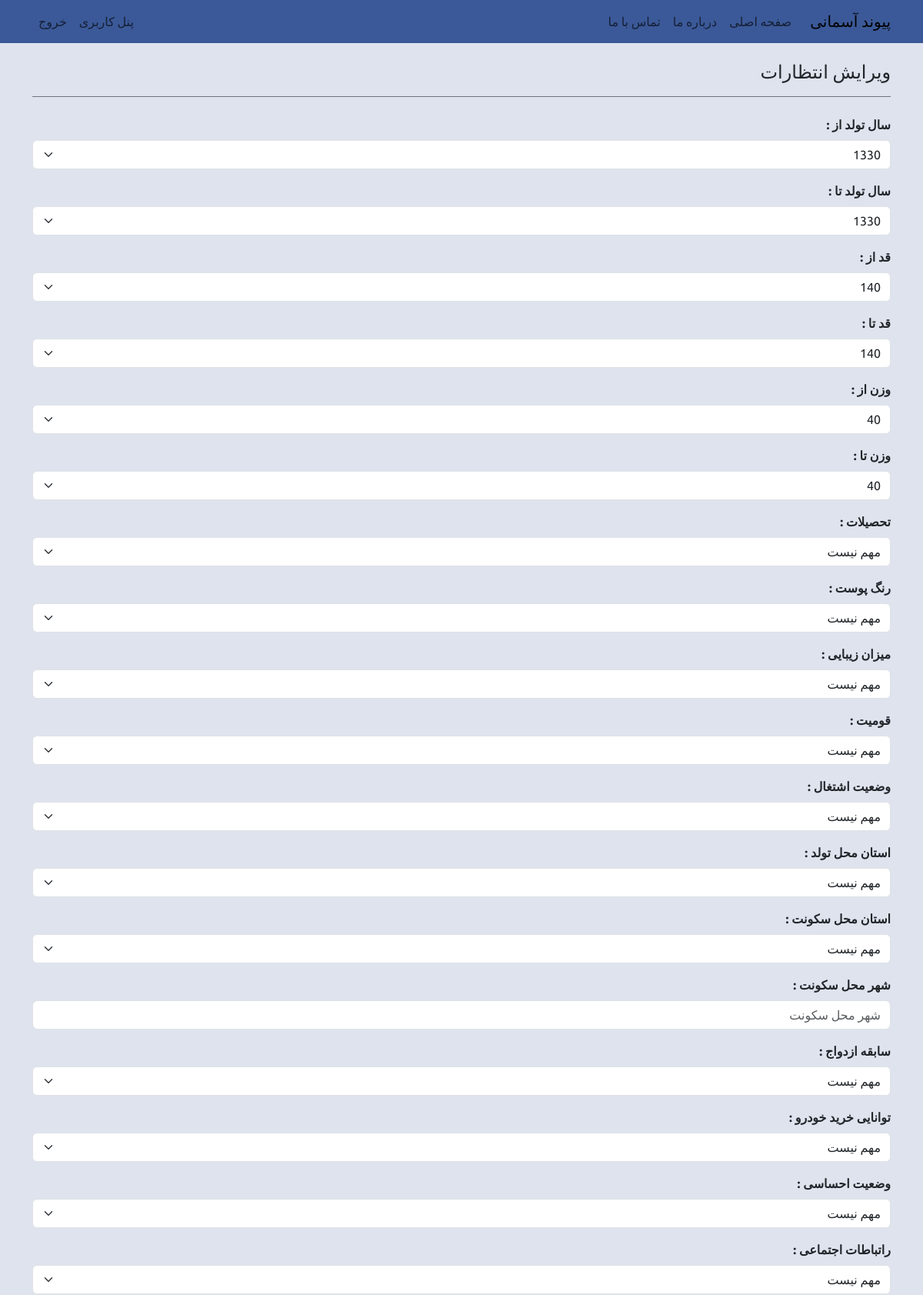
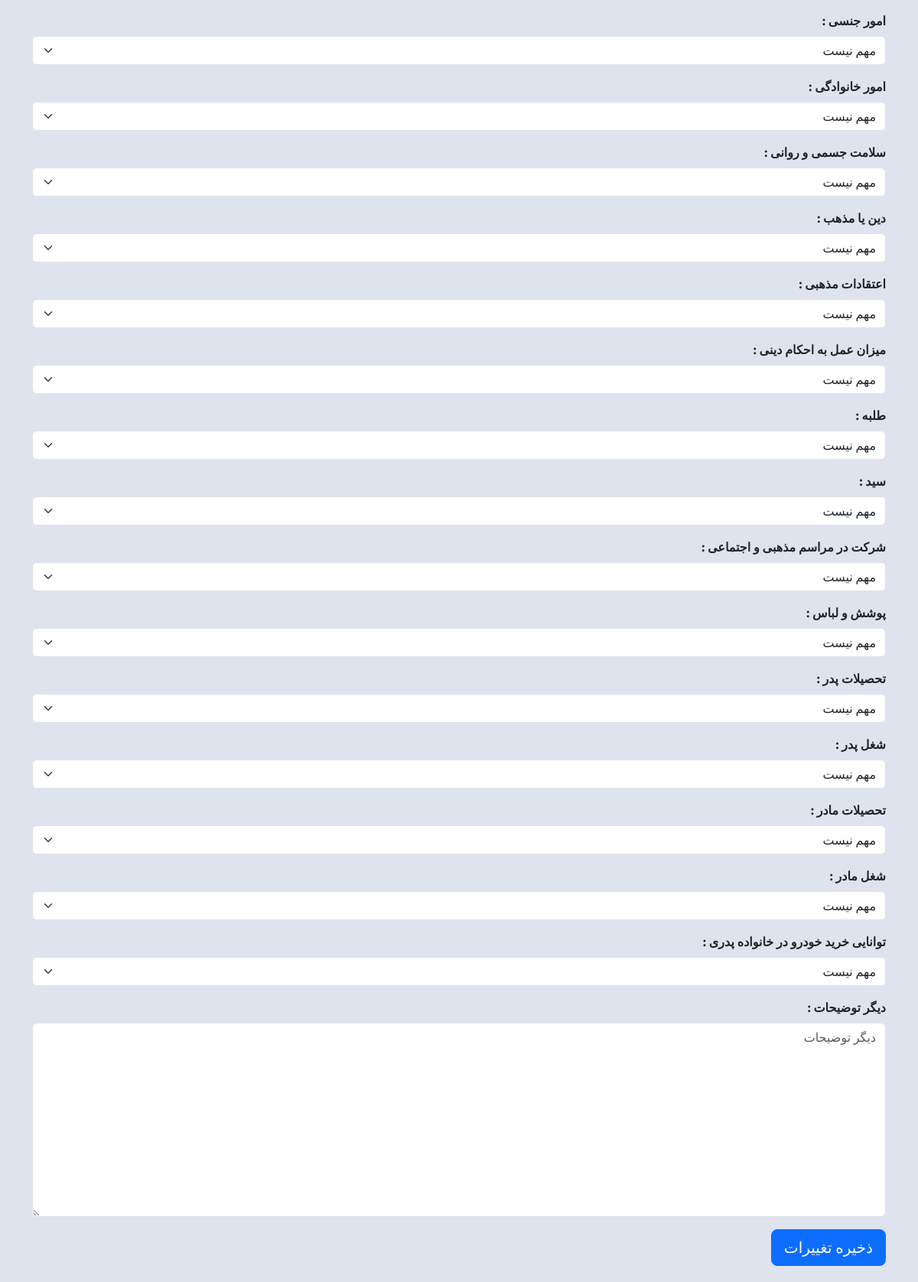
The page /entezaaraat_change/ (signed in, upper part) on the database its author committed (2 pictures, top to bottom).
### account/models.py (models this page shows, shortened)
class Entezaaraat(models.Model):
    user = models.OneToOneField(User, verbose_name="کاربر", on_delete=models.CASCADE)
    tavallod_from = models.CharField("سال تولد از", max_length=4, choices=TAVALLOD_CHOICES, default="1330")
    tavallod_to = models.CharField("سال تولد تا", max_length=4, choices=TAVALLOD_CHOICES, default="1391")
    qad_from = models.CharField("قد از", max_length=3, choices=QAD_CHOICES, default="140")
    qad_to = models.CharField("قد تا", max_length=3, choices=QAD_CHOICES, default="201")
    vazn_from = models.CharField("وزن از", max_length=3, choices=VAZN_CHOICES, default="40")
    vazn_to = models.CharField("وزن تا", max_length=3, choices=VAZN_CHOICES, default="151")
    tahsil = models.CharField("تحصیلات", max_length=1, choices=TAHSIL_CHOICES, default="0")
    rang = models.CharField("رنگ پوست", max_length=1, choices=RANG_CHOICES, default="0")
    zibaayi = models.CharField("میزان زیبایی", max_length=1, choices=ZIBAAYI_CHOICES, default="0")
    qowmiat = models.CharField("قومیت", max_length=1, choices=QOWMIAT_CHOICES, default="0")
    shoql = models.CharField("وضعیت اشتغال", max_length=1, choices=SHOQL_CHOICES, default="0")
    ostaane_tavallod = models.CharField("استان محل تولد", max_length=2, choices=OSTAANHAA_CHOICES, default="0")
    ostaane_sokounat = models.CharField("استان محل سکونت", max_length=2, choices=OSTAANHAA_CHOICES, default="0")
    shahre_sokounat = models.CharField("شهر محل سکونت", max_length=150, null=True, blank=True)
    ezdevaaj = models.CharField("سابقه ازدواج", max_length=1, choices=EZDEVAAJ_CHOICES, default="0")
    kharide_khodro = models.CharField("توانایی خرید خودرو", max_length=1, choices=KHARIDE_KHODRO_CHOICES, default="0")
    ehsaasaat = models.CharField("وضعیت احساسی", max_length=1, choices=EHSAASAAT_CHOICES, default="0")
    ertebaataat = models.CharField("راتباطات اجتماعی", max_length=1, choices=ERTEBAATAAT_CHOICES, default="0")
    jensi = models.CharField("امور جنسی", max_length=1, choices=JENSI_CHOICES, default="0")
    khaanevaadegi = models.CharField("امور خانوادگی", max_length=1, choices=KHAANEVAADEGI_CHOICES, default="0")
    salaamat = models.CharField("سلامت جسمی و روانی", max_length=1, choices=SALAAMAT_CHOICES, default="0")
    din = models.CharField("دین یا مذهب", max_length=1, choices=DIN_CHOICES, default="0")
    eteqaadaat = models.CharField("اعتقادات مذهبی", max_length=1, choices=ETEQAADAAT_CHOICES, default="0")
    amal_be_ahkaam = models.CharField("میزان عمل به احکام دینی", max_length=1, choices=AMAL_BE_AHKAAM_CHOICES, default="0")
    talabeh = models.CharField("طلبه", max_length=1, choices=TALABEH_CHOICES, default="0")
    seyyed = models.CharField("سید", max_length=1, choices=SEYYED_CHOICES, default="0")
    shekrat_dar_maraasemaat = models.CharField("شرکت در مراسم مذهبی و اجتماعی", max_length=1, choices=SHERKAT_DAR_MARAASEMAAT_CHOICES, default="0")
    pushesh = models.CharField("پوشش و لباس", max_length=1, choices=POUSHESH_CHOICES, default="0")
    tahsil_pedar = models.CharField("تحصیلات پدر", max_length=1, choices=TAHSIL_CHOICES, default="0")
    shoql_pedar = models.CharField("شغل پدر", max_length=1, choices=SHOQLE_VAALEDEIN_CHOICES, default="0")
    tahsil_maadar = models.CharField("تحصیلات مادر", max_length=1, choices=TAHSIL_CHOICES, default="0")
    shoql_maadar = models.CharField("شغل مادر", max_length=1, choices=SHOQLE_VAALEDEIN_CHOICES, default="0")
    kharide_khodro_pedari = models.CharField("توانایی خرید خودرو در خانواده پدری", max_length=1, choices=KHARIDE_KHODRO_CHOICES, default="0")
    tozihaat = models.TextField("دیگر توضیحات", null=True, blank=True)
    class Meta:
        db_table = "entezaaraat"
        managed = True
        verbose_name = "انتظارات کاربر"
        verbose_name_plural = "انتظارات کاربران"

### account/views.py (the view)
# urls.py: path('entezaaraat_change/', views.entezaaraat_change, name='entezaaraat_change'),
def entezaaraat_change(request):
    name = "account/entezaaraat_change.html"
    title = "ویرایش انتظارات"
    entezaaraat = request.user.entezaaraat
    if request.method == "POST":
        form = EntezaaraatFrom(instance=entezaaraat, data=request.POST)
        if form.is_valid():
            form.save()
            messages.success(request, "انتظارات شما با موفقیت ویرایش شد")
            return redirect("account:user_dashboard")
        else:
            messages.error(request, "لطفا اطلاعات خود را بررسی و دوباره تلاش کنید.")
    else:
        form = EntezaaraatFrom(instance=entezaaraat)
    context = {"title": title, "form": form}
    return render(request, name, context)

### account/forms.py
class EntezaaraatFrom(forms.ModelForm):
    class Meta:
        model = Entezaaraat
        exclude = ('user', )
    def __init__(self, *args, **kwargs):
        super(EntezaaraatFrom, self).__init__(*args, **kwargs)
        for visible in self.visible_fields():
            if visible.widget_type == 'select':
                visible.field.widget.attrs['class'] = 'form-select'
            else: visible.field.widget.attrs['class'] = 'form-control'
            visible.field.widget.attrs['placeholder'] = visible.label

### templates/account/entezaaraat_change.html (shortened to what this page needs)
{% extends "base.html" %}
{% block header %}
{% include "navbar.html" %}
{% endblock header %}
{% block content %}
<div class="container">
  <h4 class="border-bottom border-secondary my-4 pb-3">{{ title }}</h4>
  <form method="post">
    {% include "form.html" with form=form %}
    <button type="submit" class="btn btn-primary btn-lg">ذخیره تغییرات</button>
  </form>
</div>
{% endblock content %}

### templates/form.html (shortened to what this page needs)
{% for field in form %}
<div class="mb-3">
  <label for="{{ field.id_for_label }}" class="form-label">
    <b>{{ field.label }} :</b>
  </label>
  {{ field }}
</div>
{% endfor %}

### static/css/main.css (style rules this page uses)
:root { --color1: #3b5998; --color2: #8b9dc3; --color3: #dfe3ee; --color4: #f7f7f7; }
body { font-family: 'Ubuntu', serif; background-color: var(--color3); }

### rows shown on the page
Entezaaraat: form "1330" "1330" "140" "140" "40" "40" "مهم نیست" "مهم نیست" "مهم نیست" "مهم نیست" "مهم نیست" "مهم نیست" "مهم نیست" "مهم نیست" "مهم نیست" "مهم نیست" "مهم نیست" "مهم نیست" "مهم نیست" "مهم نیست" "مهم نیست" "مهم نیست" "مهم نیست" "مهم نیست" "مهم نیست" "مهم نیست" "مهم نیست" "مهم نیست" "مهم نیست" "مهم نیست" "مهم نیست" "مهم نیست"

### other values the page prints
{{ title }} "ویرایش انتظارات"
{{ field.label }} "سال تولد از" "سال تولد تا" "قد از" "قد تا" "وزن از" "وزن تا" "تحصیلات" "رنگ پوست" "میزان زیبایی" "قومیت" "وضعیت اشتغال" "استان محل تولد" "استان محل سکونت" "شهر محل سکونت" "سابقه ازدواج" "توانایی خرید خودرو" "وضعیت احساسی" "راتباطات اجتماعی" "امور جنسی" "امور خانوادگی" "سلامت جسمی و روانی" "دین یا مذهب" "اعتقادات مذهبی" "میزان عمل به احکام دینی" "طلبه" "سید" "شرکت در مراسم مذهبی و اجتماعی" "پوشش و لباس" "تحصیلات پدر" "شغل پدر" "تحصیلات مادر" "شغل مادر" "توانایی خرید خودرو در خانواده پدری" "دیگر توضیحات"
